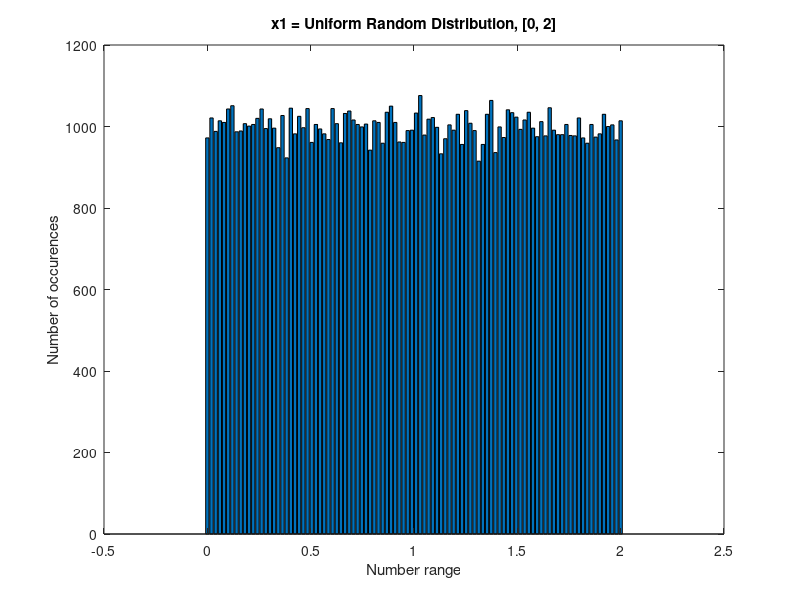
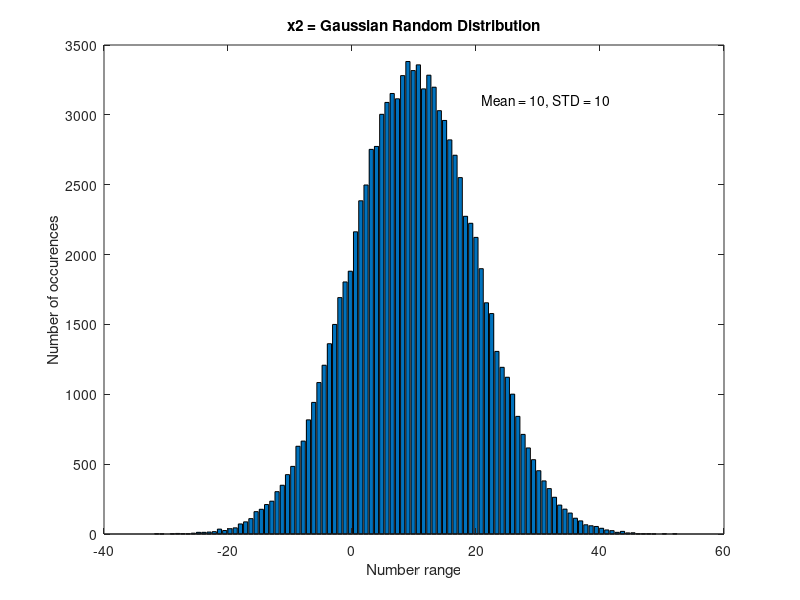
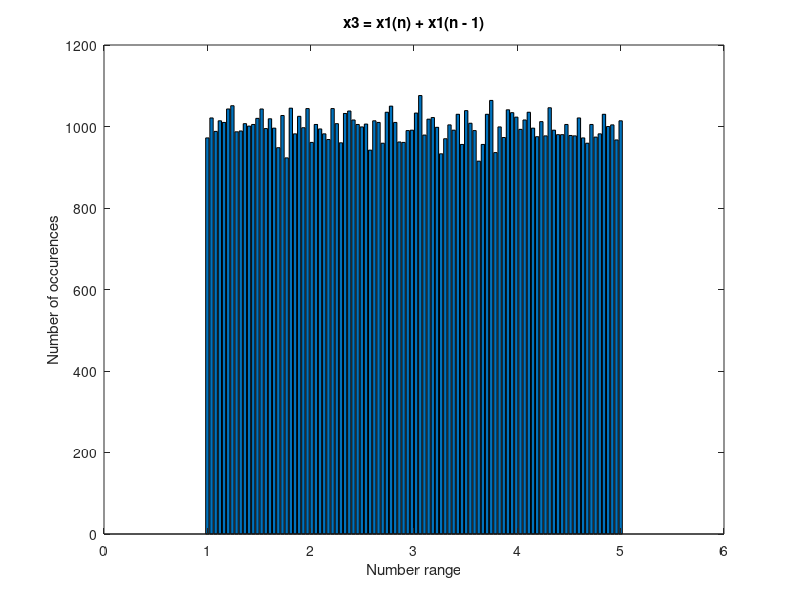
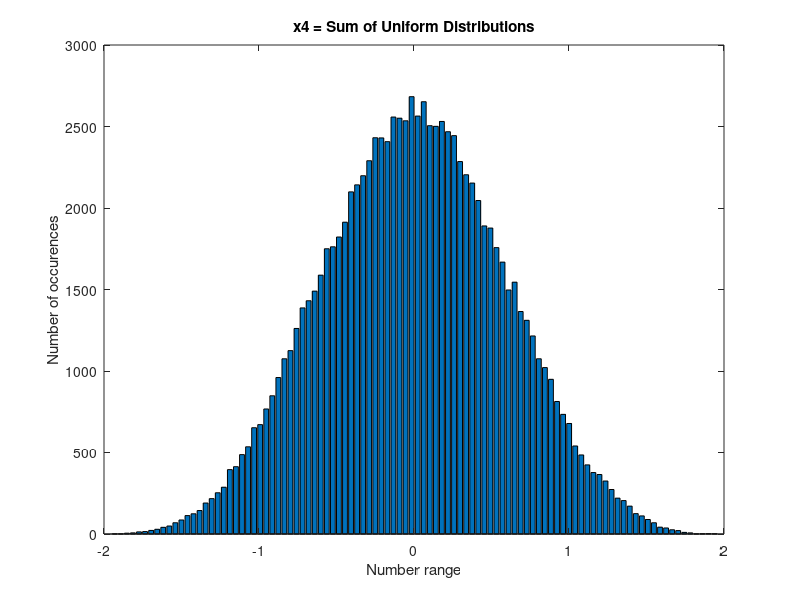

Reproduce these figures in MATLAB, in order. (Note: this script raises an error after producing the figures.)
%% P2.2
figure();
x1 = rand(100000, 1).*2; bar(linspace(min(x1), max(x1), 100), hist(x1, 100));
xlabel("Number range"); ylabel("Number of occurences"); title("x1 = Uniform Random Distribution, [0, 2]");

figure();
x2 = randn(100000, 1).*10 + 10; bar(linspace(min(x2), max(x2), 100), hist(x2, 100));
xlabel("Number range"); ylabel("Number of occurences"); title("x2 = Gaussian Random Distribution");
text(0.4*max(x2), 3100, "Mean = 10, STD = 10");

figure();
x3 = x1 + [x1 + 1];
bar(linspace(min(x3), max(x3), 100), hist(x3, 100));
xlabel("Number range"); ylabel("Number of occurences"); title("x3 = x1(n) + x1(n - 1)");

figure();
x4 = (rand(100000, 1) - 0.5) + (rand(100000, 1) - 0.5) + (rand(100000, 1) - 0.5) + (rand(100000, 1) - 0.5);
bar(linspace(min(x4), max(x4), 100), hist(x4, 100));
xlabel("Number range"); ylabel("Number of occurences"); title("x4 = Sum of Uniform Distributions");

%% 2.3
clear x1 x2 x3 x4

figure();
n = -10:20;
x = transpose((sin(0.1*pi*n) .* (unit(n, 0) - unit(n, 10)))) * ones(1, 4);
stem(-10:113, x(:), 'filled');
xlabel("Index"); ylabel("Value"); title("Four Periods");

figure();
y1 = reshape([1; 2; 3] * ones(1, 8), [24, 1]);
y2 = reshape([1; 2; 3; 4] * ones(1, 6), [24, 1]);
x4 = [y1;1] + [y2;1];
stem(0:24, x4, 'filled');
xlabel("Index"); ylabel("Value"); title("Periodic Addition");

%% 2.5
clear n y1 y2 x3 x4

figure();
n = -100:100; z = exp(0.1*pi*n*1i);
subplot(2, 1, 1); stem(n, real(z), 'filled');
title("Real Part of $$z$$", "interpreter", "latex");
xlabel("Index"); ylabel("Value");
subplot(2, 1, 2); stem(n, imag(z), 'filled');
title("Imaginary Part of $$z$$", "interpreter", "latex");
xlabel("Index"); ylabel("Value");

figure();
n = -20:20; z = cos(0.1*n);
stem(n, z, 'filled');
xlabel("Index"); ylabel("Value"); title("Plot of $$\cos(0.1n)$$", "interpreter", "latex");

%% 2.6
clear n y z

figure();
n = -20:20; x = cos(0.2*pi*n + pi/4);
[xe, xo, m] = evenodd(x, n);

subplot(3, 1, 1); stem(n, x, 'filled');
title("Original"); xlabel("Index"); ylabel("Value");

subplot(3, 1, 2); stem(m, xe, 'filled');
title("Even Part"); xlabel("Index"); ylabel("Value");

subplot(3, 1, 3); stem(m, xo, 'filled');
title("Odd Part"); xlabel("Index"); ylabel("Value");


figure();
n = 0:100; x = exp(-0.05*n).*sin(0.1*pi*n + pi/3);
[xe, xo, m] = evenodd(x, n);

subplot(3, 1, 1); stem(n, x, 'filled');
title("Original"); xlabel("Index"); ylabel("Value");

subplot(3, 1, 2); stem(m, xe, 'filled');
title("Even Part"); xlabel("Index"); ylabel("Value");

subplot(3, 1, 3); stem(m, xo, 'filled');
title("Odd Part"); xlabel("Index"); ylabel("Value");

%% 2.10
clear m n x xe xo

n = 0:199; x = cos(0.2*pi*n) + 0.5*cos(0.6*pi*n);
[n_final, y] = signalsum(n, x, [n+50], 0.1*x);

figure();
subplot(3, 1, 1); stem(n, x, 'filled'); axis([0, 250, -2, 2]);
title("$$x(n)$$", "interpreter", "latex");
xlabel("Index"); ylabel("Value");

subplot(3, 1, 2); stem([n+50], 0.1*x, 'filled'); axis([0, 250, -0.2, 0.2]);
title("$$\alpha x(n-k)$$", "interpreter", "latex");
xlabel("Index"); ylabel("Value");

subplot(3, 1, 3); stem(n_final, y, 'filled'); axis([0, 250, -2, 2]);
title("$$y(n) = x(n) + \alpha x(n-k)$$", "interpreter", "latex");
xlabel("Index"); ylabel("Value");
